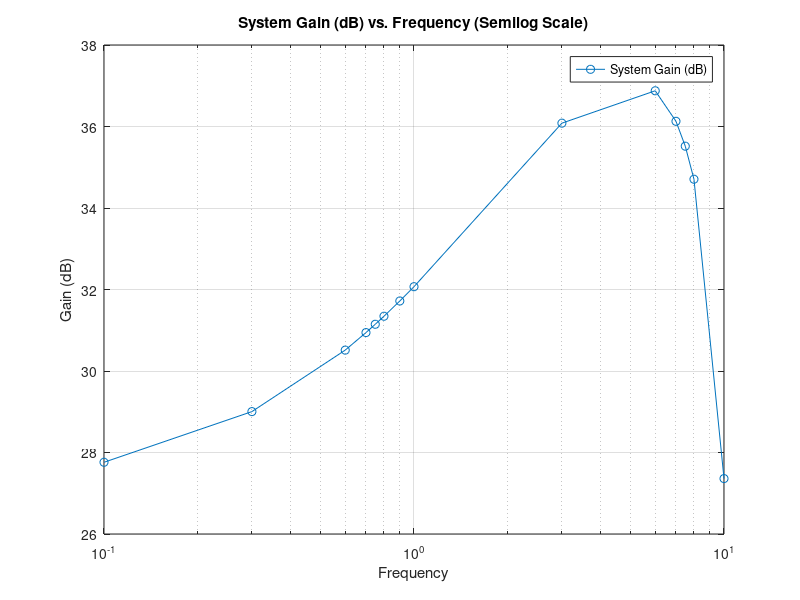

Source code (MATLAB):
% Given data
freq = [0.1, 0.3, 0.6, 0.7, 0.75, 0.8, 0.9, 1, 3, 6, 7, 7.5, 8, 10];
gain = [4, 6, 7, 51, 52, 53, 54, 55, 65, 60, 63, 60, 46, 32];

% Perform 2nd order polynomial regression (degree 2)
coefficients = polyfit(freq, gain, 2);

% Generate the fitted curve
fitted_curve = polyval(coefficients, freq);

% Convert gain to dB
gain_dB = 20 * log10(fitted_curve);

% Plotting on a semilog scale
figure;
semilogx(freq, gain_dB, 'o-', 'DisplayName', 'System Gain (dB)');
xlabel('Frequency');
ylabel('Gain (dB)');
title('System Gain (dB) vs. Frequency (Semilog Scale)');
legend('Location', 'Best');
grid on;
